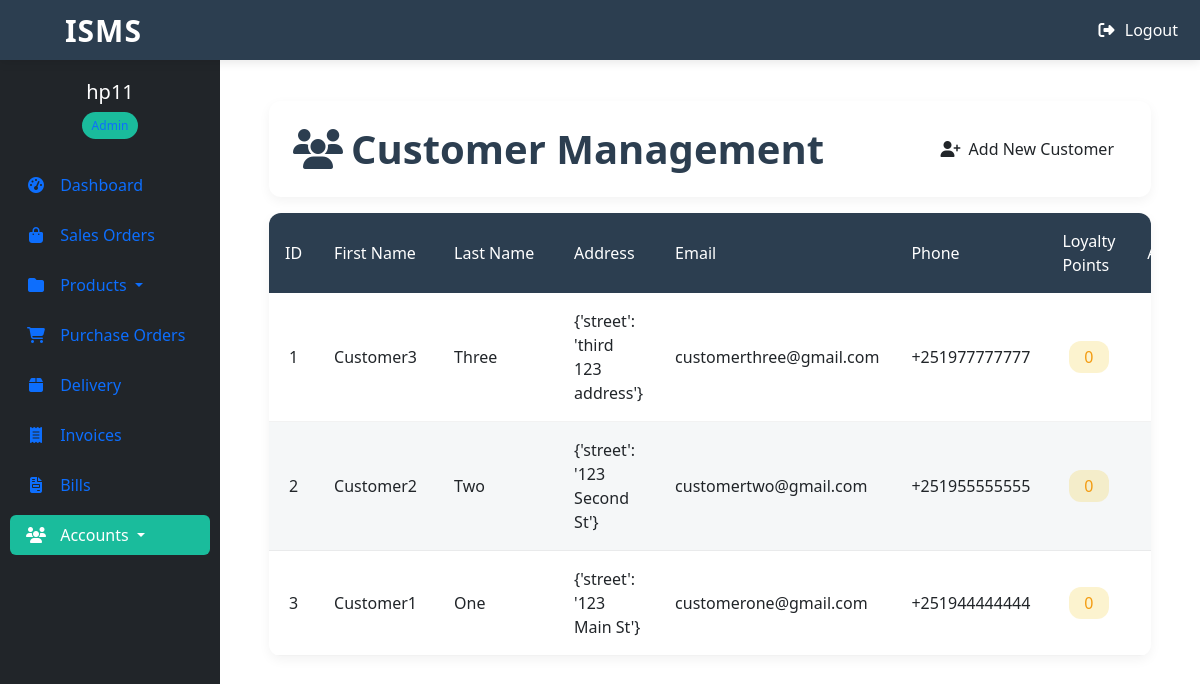
Screenshot of /staff/customers/ (signed in) with the database file from the repository.
### accounts/models.py (models this page shows, shortened)
class Customer(models.Model):
    first_name = models.CharField(
        max_length=100,
        verbose_name=_('First Name')
    )
    last_name = models.CharField(
        max_length=100,
        blank=True,
        null=True,
        verbose_name=_('Last Name')
    )
    address = models.JSONField(
        blank=True,
        null=True,
        verbose_name=_('Full Address'),
        help_text=_('Structured address data')
    )
    email = models.EmailField(
        max_length=254,
        blank=True,
        null=True,
        verbose_name=_('Email Address'),
        unique=True
    )
    phone = PhoneNumberField(
        blank=True,
        null=True,
        verbose_name=_('Phone Number')
    )
    loyalty_points = models.PositiveIntegerField(
        default=0,
        verbose_name=_('Reward Points')
    )
    created_at = models.DateTimeField(auto_now_add=True)
    updated_at = models.DateTimeField(auto_now=True)
    class Meta:
        ordering = ['last_name', 'first_name']
        verbose_name = _('Customer')
        verbose_name_plural = _('Customers')
        constraints = [
            models.UniqueConstraint(
                fields=['first_name', 'last_name', 'email'],
                name='unique_customer'
            )
        ]

### accounts/views.py (the view)
# urls.py: path('customers/', CustomerListView.as_view(), name='customer-list'),
class CustomerListView(LoginRequiredMixin, ListView):
    model = Customer
    template_name = 'accounts/customer_list.html'
    context_object_name = 'customers'
    paginate_by = 20
    ordering = ['-created_at']
    def get_queryset(self):
        queryset = super().get_queryset()
        if search := self.request.GET.get('search'):
            return queryset.filter(
                Q(first_name__icontains=search) |
                Q(last_name__icontains=search) |
                Q(email__icontains=search)
            )
        return queryset

### accounts/templates/accounts/customer_list.html (shortened to what this page needs)
{% extends 'base.html' %}
{% block content %}
<div class="customer-list-header-container">
    <div class="customer-list-header-card">
        <div class="customer-list-header-row">
            <div class="customer-list-title-col">
                <h1 class="customer-list-main-title">
                    <i class="fas fa-users me-2"></i>Customer Management
                </h1>
            </div>
            <div class="customer-list-actions-col">
                <a class="btn customer-list-add-btn" href="{% url 'accounts:customer-create' %}">
                    <i class="fas fa-user-plus me-2"></i>Add New Customer
                </a>
            </div>
        </div>
    </div>
</div>
<div class="customer-list-table-container">
    <div class="customer-list-table-responsive">
        <table class="customer-list-table">
            <thead class="customer-list-table-header">
                <tr>
                    <th class="customer-list-col-id">ID</th>
                    <th class="customer-list-col-name">First Name</th>
                    <th class="customer-list-col-name">Last Name</th>
                    <th class="customer-list-col-address">Address</th>
                    <th class="customer-list-col-email">Email</th>
                    <th class="customer-list-col-phone">Phone</th>
                    <th class="customer-list-col-points">Loyalty Points</th>
                    <th class="customer-list-col-actions">Actions</th>
                </tr>
            </thead>
            <tbody class="customer-list-table-body">
                {% for customer in customers %}
                <tr class="customer-list-table-row">
                    <td class="customer-list-col-id">{{ forloop.counter }}</td>
                    <td class="customer-list-col-name">{{ customer.first_name }}</td>
                    <td class="customer-list-col-name">{{ customer.last_name }}</td>
                    <td class="customer-list-col-address">{{ customer.address|default:"-" }}</td>
                    <td class="customer-list-col-email">{{ customer.email|default:"-" }}</td>
                    <td class="customer-list-col-phone">{{ customer.phone|default:"-" }}</td>
                    <td class="customer-list-col-points">
                        <span class="customer-loyalty-badge">{{ customer.loyalty_points }}</span>
                    </td>
                    <td class="customer-list-col-actions">
                        <div class="customer-list-action-btns">
                            <a href="{% url 'accounts:customer-update' customer.pk %}" class="btn customer-list-edit-btn">
                            </a>
                        </div>
                    </td>
                </tr>
                {% endfor %}
            </tbody>
        </table>
    </div>
</div>
{% endblock %}

### templates/base.html (shortened to what this page needs)
<!DOCTYPE html>
{% load static %}
{% load crispy_forms_tags %}
<html lang="en">
<head>
    <link rel="stylesheet" href="{% static 'inventory_managment_system/css/styles_one.css' %}">
    <link href="https://cdn.jsdelivr.net/npm/bootstrap@5.3.3/dist/css/bootstrap.min.css" rel="stylesheet">
    <link rel="stylesheet" href="https://cdnjs.cloudflare.com/ajax/libs/font-awesome/6.5.0/css/all.min.css">
</head>
<body>
    <nav class="navbar navbar-expand-md navbar-dark fixed-top">
        <div class="container-fluid">
            <a class="navbar-brand" style="font-size: 30px; padding-left: 4.5%;" href="{% url 'store:dashboard' %}">
                ISMS
            </a>
            <div class="collapse navbar-collapse" id="navbarToggle">
                <ul class="navbar-nav ms-auto">
                    {% if request.user.is_authenticated %}
                    <li class="nav-item">
                        <form method="POST" action="{% url 'accounts:logout' %}" style="display: inline;">
                            <button type="submit" class="btn btn-link nav-link text-white" style="padding: 0; border: none;">
                                <i class="fas fa-sign-out-alt me-1"></i> Logout
                            </button>
                        </form>
                    </li>
                    {% endif %}
                </ul>
            </div>
        </div>
    </nav>
    {% if request.user.is_authenticated %}
    <div class="sidebar">
        <div class="sidebar-header">
            <a href="{% url 'accounts:profile' %}" class="text-decoration-none">
                <h5>{{ request.user.username }}</h5>
                <span class="user-badge">
                    {% if request.user.profile.role == 'AD' %} Admin
                    {% elif request.user.profile.role == 'EX' %} Executive
                    {% else %} Operative {% endif %}
                </span>
            </a>
        </div>
        <ul class="nav flex-column">
            <li class="nav-item">
                <a class="nav-link {% if request.resolver_match.url_name == 'dashboard' %}active{% endif %}" href="{% url 'store:dashboard' %}">
                    <i class="fas fa-tachometer-alt"></i> Dashboard
                </a>
            </li>
            <li class="nav-item">
                <a class="nav-link {% if request.resolver_match.url_name == 'sale-list' %}active{% endif %}" href="{% url 'transactions:sale-list' %}">
                    <i class="fas fa-shopping-bag"></i> Sales Orders
                </a>
            </li>
            <li class="nav-item dropdown">
                <a class="nav-link dropdown-toggle {% if request.resolver_match.url_name in 'product-list category-list' %}active{% endif %}" href="#" id="productsDropdown" data-bs-toggle="dropdown">
                    <i class="fas fa-folder"></i> Products
                </a>
            </li>
            <li class="nav-item">
                <a class="nav-link {% if request.resolver_match.url_name == 'purchase-list' %}active{% endif %}" href="{% url 'transactions:purchase-list' %}">
                    <i class="fas fa-shopping-cart"></i> Purchase Orders
                </a>
            </li>
            <li class="nav-item">
                <a class="nav-link {% if request.resolver_match.url_name == 'deliveries' %}active{% endif %}" href="{% url 'store:deliveries' %}">
                    <i class="fas fa-box"></i> Delivery
                </a>
            </li>
            <li class="nav-item">
                <a class="nav-link {% if request.resolver_match.url_name == 'invoice-list' %}active{% endif %}" href="{% url 'invoice:invoice-list' %}">
                    <i class="fas fa-receipt"></i> Invoices
                </a>
            </li>
            <li class="nav-item">
                <a class="nav-link {% if request.resolver_match.url_name == 'bill-list' %}active{% endif %}" href="{% url 'bills:bill-list' %}">
                    <i class="fas fa-file-invoice"></i> Bills
                </a>
            </li>
            <li class="nav-item dropdown">
                <a class="nav-link dropdown-toggle {% if request.resolver_match.url_name in 'profile-list customer-list vendor-list' %}active{% endif %}" href="#" id="accountsDropdown" data-bs-toggle="dropdown">
                    <i class="fas fa-users"></i> Accounts
                </a>
            </li>
        </ul>
    </div>
    {% endif %}
    <div class="content">
        {% block content %}
        {% endblock content %}
    </div>
</body>
</html>

### rows the page displays
Customer: first_name "Customer3", last_name "Three", address "{'street': 'third 123 address'}", email "customerthree@gmail.com", phone "+251977777777", loyalty_points "0"
Customer: first_name "Customer2", last_name "Two", address "{'street': '123 Second St'}", email "customertwo@gmail.com", phone "+251955555555", loyalty_points "0"
Customer: first_name "Customer1", last_name "One", address "{'street': '123 Main St'}", email "customerone@gmail.com", phone "+251944444444", loyalty_points "0"

### other values shown
{{ request.user.username }} "hp11"
